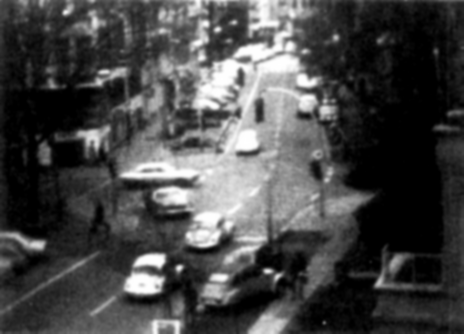
#> input picture Segmentation/images/Fig1060(a)(car on left).tif, 464 x 334 px
$ python Kmeans.py
#> lines starting #> are read from the running program, lines starting #| are printed output that depends on the picture
import numpy as np
import cv2
import matplotlib.pyplot as plt


img = cv2.imread('./images/Fig1060(a)(car on left).tif')
#> img is the input picture: shape (334, 464, 3); min 0, max 255, mean 70.5
Z = img.reshape((-1,3))

# convert to np.float32
Z = np.float32(Z)

# define criteria, number of clusters(K) and apply kmeans()
criteria = (cv2.TERM_CRITERIA_EPS + cv2.TERM_CRITERIA_MAX_ITER, 10, 1.0)
K = 3
ret,label,center=cv2.kmeans(Z,K,None,criteria,10,cv2.KMEANS_RANDOM_CENTERS)
#> ret = 249055242; center = [[88.75, 88.75, 88.75], [21, 21, 21], [192.5, 192.5, 192.5]]

plt.imshow(label.reshape(img.shape[0:2]))
plt.show()
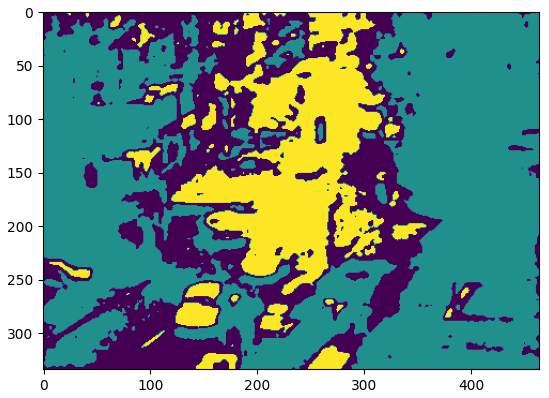
#> figure drawn by matplotlib, 1 panel

# Now convert back into uint8, and make original image
center = np.uint8(center)
#> center = [[88, 88, 88], [20, 20, 20], [192, 192, 192]]
res = center[label.flatten()]
res2 = res.reshape((img.shape))
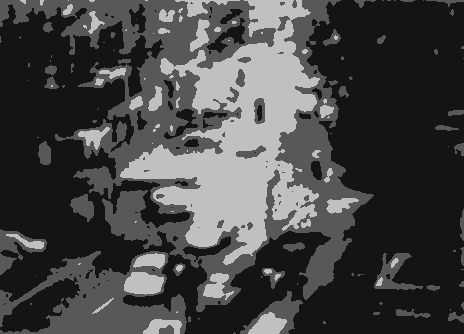
#> res2: shape (334, 464, 3); min 20, max 192, mean 69.6

cv2.imshow('res2',res2)
cv2.waitKey(0)
cv2.destroyAllWindows()
